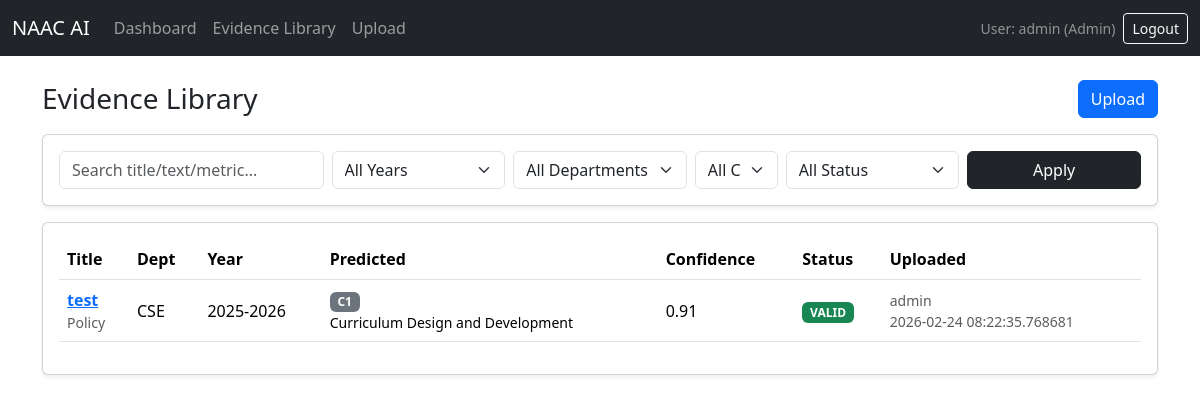
Screenshot of /documents/ (signed in) with the database file from the repository.
### naac_app/models.py (models this page shows, shortened)
class Document(db.Model):
    id = db.Column(db.Integer, primary_key=True)
    document_title = db.Column(db.String(255), nullable=False)
    document_type = db.Column(db.String(80), nullable=True)
    department = db.Column(db.String(120), nullable=True)
    academic_year = db.Column(db.String(20), nullable=True)
    filename = db.Column(db.String(255), nullable=False)
    original_path = db.Column(db.String(500), nullable=False)
    extracted_text = db.Column(db.Text, nullable=True)
    predicted_criterion = db.Column(db.String(10), nullable=True)  # C1..C7
    predicted_metric = db.Column(db.String(255), nullable=True)
    confidence_score = db.Column(db.Float, nullable=True)
    validation_status = db.Column(db.String(20), nullable=True)  # VALID/PARTIAL/FAIL
    missing_items = db.Column(db.Text, nullable=True)            # comma-separated
    matched_keywords = db.Column(db.Text, nullable=True)         # comma-separated
    uploaded_by = db.Column(db.String(80), nullable=True)
    uploaded_at = db.Column(db.DateTime, default=datetime.utcnow)

### naac_app/documents/routes.py (the view, shortened to what this page needs)
@docs_bp.route("/", methods=["GET"])
@login_required
def list_documents():
    q = (request.args.get("q") or "").strip()
    year = (request.args.get("year") or "").strip()
    dept = (request.args.get("dept") or "").strip()
    criterion = (request.args.get("criterion") or "").strip()
    metric = (request.args.get("metric") or "").strip()
    status = (request.args.get("status") or "").strip()
    query = Document.query
    if year:
        query = query.filter(Document.academic_year == year)
    if dept:
        query = query.filter(Document.department == dept)
    if criterion:
        query = query.filter(Document.predicted_criterion == criterion)
    if metric:
        query = query.filter(Document.predicted_metric == metric)
    if status:
        query = query.filter(Document.validation_status == status)
    docs = query.order_by(Document.uploaded_at.desc()).all()
    years = [r[0] for r in db.session.query(Document.academic_year).distinct().all() if r[0]]
    depts = [r[0] for r in db.session.query(Document.department).distinct().all() if r[0]]
    return render_template(
        "documents.html",
        docs=docs,
        q=q, year=year, dept=dept, criterion=criterion, metric=metric, status=status,
        years=sorted(set(years)),
        depts=sorted(set(depts)),
        criteria=list(NAAC_MAPPING.keys()),
        statuses=["VALID", "PARTIAL", "FAIL"]
    )

### naac_app/auth/routes.py (called while the page is built)
def login_required(fn):
    @wraps(fn)
    def wrapper(*args, **kwargs):
        if "user_id" not in session:
            return redirect(url_for("auth.login"))
        return fn(*args, **kwargs)
    return wrapper

### naac_app/templates/documents.html (shortened to what this page needs)
{% extends "base.html" %}
{% block content %}
<div class="d-flex justify-content-between align-items-center mb-3">
  <h3 class="mb-0">Evidence Library</h3>
  <a class="btn btn-primary" href="{{ url_for('docs.upload') }}">Upload</a>
</div>
<form method="get" class="card shadow-sm mb-3">
  <div class="card-body">
    <div class="row g-2">
      <div class="col-md-3">
        <input class="form-control" name="q" value="{{ q }}" placeholder="Search title/text/metric...">
      </div>
      <div class="col-md-2">
        <select class="form-select" name="year">
          <option value="">All Years</option>
        </select>
      </div>
      <div class="col-md-2">
        <select class="form-select" name="dept">
          <option value="">All Departments</option>
        </select>
      </div>
      <div class="col-md-1">
        <select class="form-select" name="criterion">
          <option value="">All C</option>
        </select>
      </div>
      <div class="col-md-2">
        <select class="form-select" name="status">
          <option value="">All Status</option>
        </select>
      </div>
      <div class="col-md-2 d-grid">
        <button class="btn btn-dark">Apply</button>
      </div>
    </div>
  </div>
</form>
<div class="card shadow-sm">
  <div class="card-body table-responsive">
    <table class="table table-hover align-middle">
      <thead>
        <tr>
          <th>Title</th>
          <th>Dept</th>
          <th>Year</th>
          <th>Predicted</th>
          <th>Confidence</th>
          <th>Status</th>
          <th>Uploaded</th>
        </tr>
      </thead>
      <tbody>
        {% for d in docs %}
          <tr>
            <td>
              <a href="{{ url_for('docs.document_detail', doc_id=d.id) }}"><b>{{ d.document_title }}</b></a>
              <div class="text-muted small">{{ d.document_type or "" }}</div>
            </td>
            <td>{{ d.department or "-" }}</td>
            <td>{{ d.academic_year or "-" }}</td>
            <td>
              <span class="badge bg-secondary">{{ d.predicted_criterion or "?" }}</span>
              <div class="small">{{ d.predicted_metric or "-" }}</div>
            </td>
            <td>{{ "%.2f"|format(d.confidence_score or 0) }}</td>
            <td>
              {% if d.validation_status == "VALID" %}
                <span class="badge bg-success">VALID</span>
              {% elif d.validation_status == "PARTIAL" %}
                <span class="badge bg-warning text-dark">PARTIAL</span>
              {% else %}
                <span class="badge bg-danger">FAIL</span>
              {% endif %}
            </td>
            <td class="text-muted small">
              {{ d.uploaded_by or "-" }}<br>
              {{ d.uploaded_at }}
            </td>
          </tr>
        {% endfor %}
      </tbody>
    </table>
  </div>
</div>
{% endblock %}

### naac_app/templates/base.html (shortened to what this page needs)
<!doctype html>
<html lang="en">
<head>
  <link href="https://cdn.jsdelivr.net/npm/bootstrap@5.3.3/dist/css/bootstrap.min.css" rel="stylesheet">
  <link href="{{ url_for('static', filename='styles.css') }}" rel="stylesheet">
</head>
<body>
<nav class="navbar navbar-expand-lg bg-dark navbar-dark">
  <div class="container-fluid">
    <a class="navbar-brand" href="{{ url_for('dash.dashboard') }}">NAAC AI</a>
    <div class="collapse navbar-collapse" id="nav">
      <ul class="navbar-nav me-auto">
        <li class="nav-item"><a class="nav-link" href="{{ url_for('dash.dashboard') }}">Dashboard</a></li>
        <li class="nav-item"><a class="nav-link" href="{{ url_for('docs.list_documents') }}">Evidence Library</a></li>
        <li class="nav-item"><a class="nav-link" href="{{ url_for('docs.upload') }}">Upload</a></li>
      </ul>
      <div class="d-flex gap-2 align-items-center">
        {% if session.get("username") %}
          <span class="text-white-50 small">User: {{ session.get("username") }} ({{ session.get("role") }})</span>
          <a class="btn btn-sm btn-outline-light" href="{{ url_for('auth.logout') }}">Logout</a>
        {% endif %}
      </div>
    </div>
  </div>
</nav>
<main class="container my-4">
  {% block content %}{% endblock %}
</main>
</body>
</html>

### rows the page displays
Document: get "admin", get "Admin", document_title "test", document_type "Policy", department "CSE", academic_year "2025-2026", predicted_criterion "C1", predicted_metric "Curriculum Design and Development", confidence_score "0.91", validation_status "VALID", uploaded_by "admin", uploaded_at "2026-02-24 08:22:35.768681"
